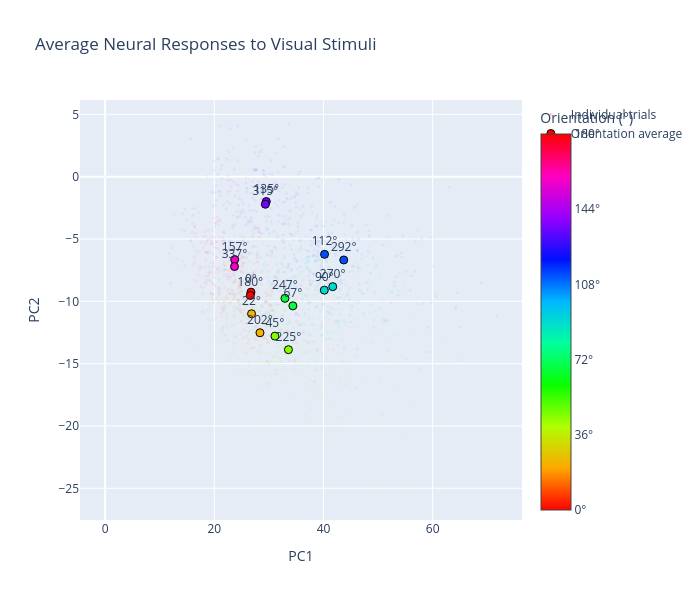

Notebook code for this chart:
### Code cell
day2_proj = make_ring(avg_vis_responses_2, visual_orientation_degs2, visual_trial_df2, visual_spikes_2, mode=analysis_mode, include_CIS=False)

### Figure 1 — Plotly figure (JSON) as saved in the notebook; plotly's stock layout.template omitted (floating-point values rounded to 4 significant figures; data arrays with more than 128 entries replaced by an {"elided": "..."} marker saying what was removed)
{"data": [{"hovertemplate": "trial<extra></extra>", "marker": {"cmax": 360, "cmin": 0, "color": {"elided": "1600 int values"}, "colorscale": [[0, "#ff0000"], [0.1111, "#ffa700"], [0.2222, "#afff00"], [0.3333, "#08ff00"], [0.4444, "#00ff9f"], [0.5556, "#00b7ff"], [0.6667, "#0010ff"], [0.7778, "#9700ff"], [0.8889, "#ff00bf"], [1, "#ff0000"]], "line": {"width": 0}, "opacity": 0.05, "size": 3}, "mode": "markers", "name": "Individual trials", "showlegend": true, "type": "scatter", "x": {"elided": "1600 float values"}, "y": {"elided": "1600 float values"}}, {"marker": {"cmax": 360, "cmin": 0, "color": [0, 45, 90, 135, 180, 225, 270, 315, 0, 45, 90, 135, 180, 225, 270, 315], "colorbar": {"ticktext": ["0°", "36°", "72°", "108°", "144°", "180°"], "tickvals": [0, 72, 144, 216, 288, 360], "title": {"text": "Orientation (°)"}}, "colorscale": [[0, "#ff0000"], [0.1111, "#ffa700"], [0.2222, "#afff00"], [0.3333, "#08ff00"], [0.4444, "#00ff9f"], [0.5556, "#00b7ff"], [0.6667, "#0010ff"], [0.7778, "#9700ff"], [0.8889, "#ff00bf"], [1, "#ff0000"]], "line": {"color": "black", "width": 1}, "size": 8}, "mode": "markers+text", "name": "Orientation average", "text": ["0°", "22°", "45°", "67°", "90°", "112°", "135°", "157°", "180°", "202°", "225°", "247°", "270°", "292°", "315°", "337°"], "textposition": "top center", "type": "scatter", "x": [26.72, 26.83, 31.11, 34.39, 40.15, 40.19, 29.52, 23.74, 26.59, 28.37, 33.58, 32.95, 41.69, 43.71, 29.36, 23.7], "y": [-9.267, -11.0, -12.79, -10.37, -9.105, -6.232, -1.996, -6.652, -9.53, -12.52, -13.88, -9.761, -8.823, -6.686, -2.215, -7.209]}], "layout": {"height": 600, "title": {"text": "Average Neural Responses to Visual Stimuli"}, "width": 700, "xaxis": {"title": {"text": "PC1"}}, "yaxis": {"title": {"text": "PC2"}}}}
